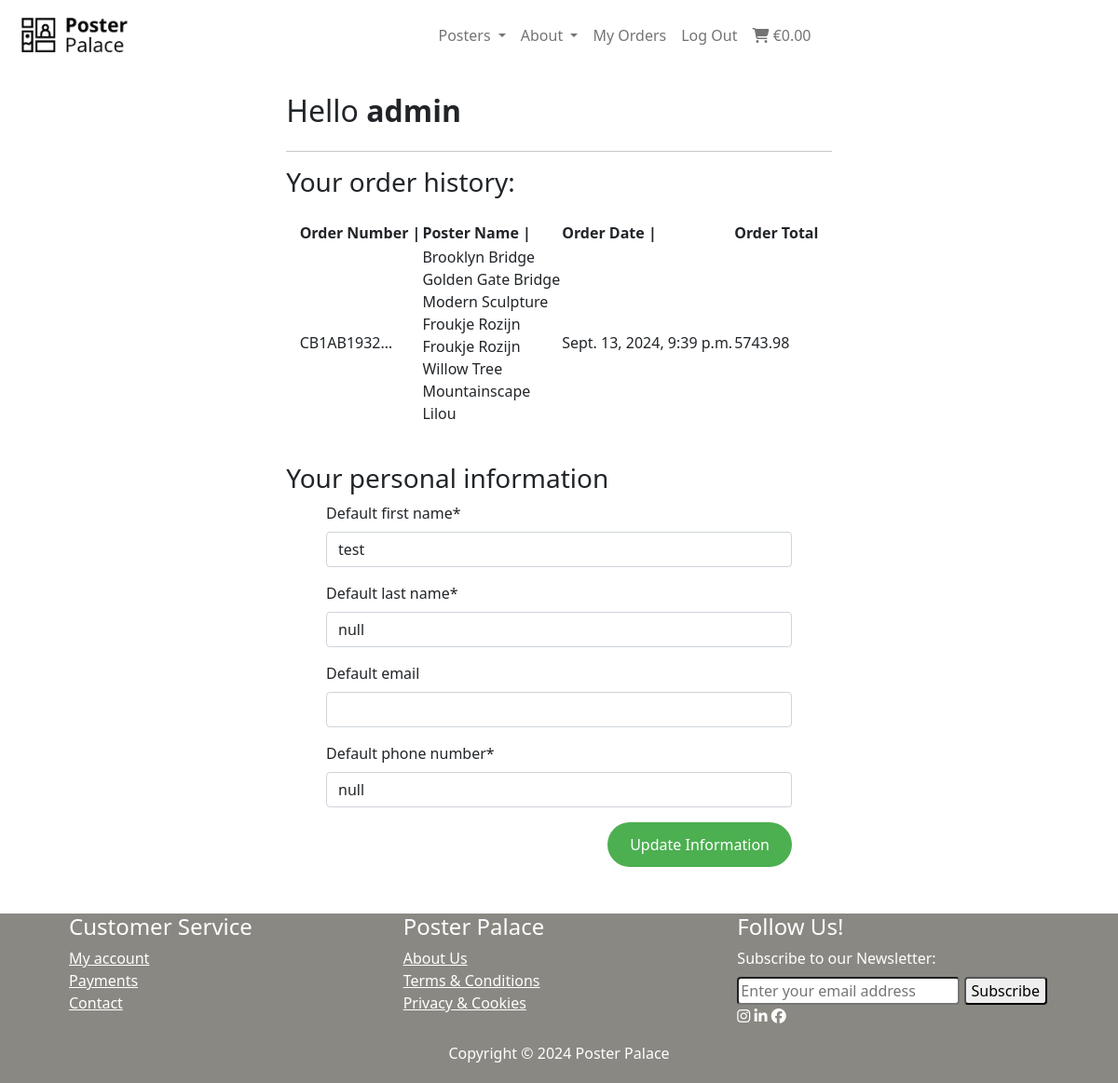
/profiles/ (signed in), run on an earlier commit of the app's database.
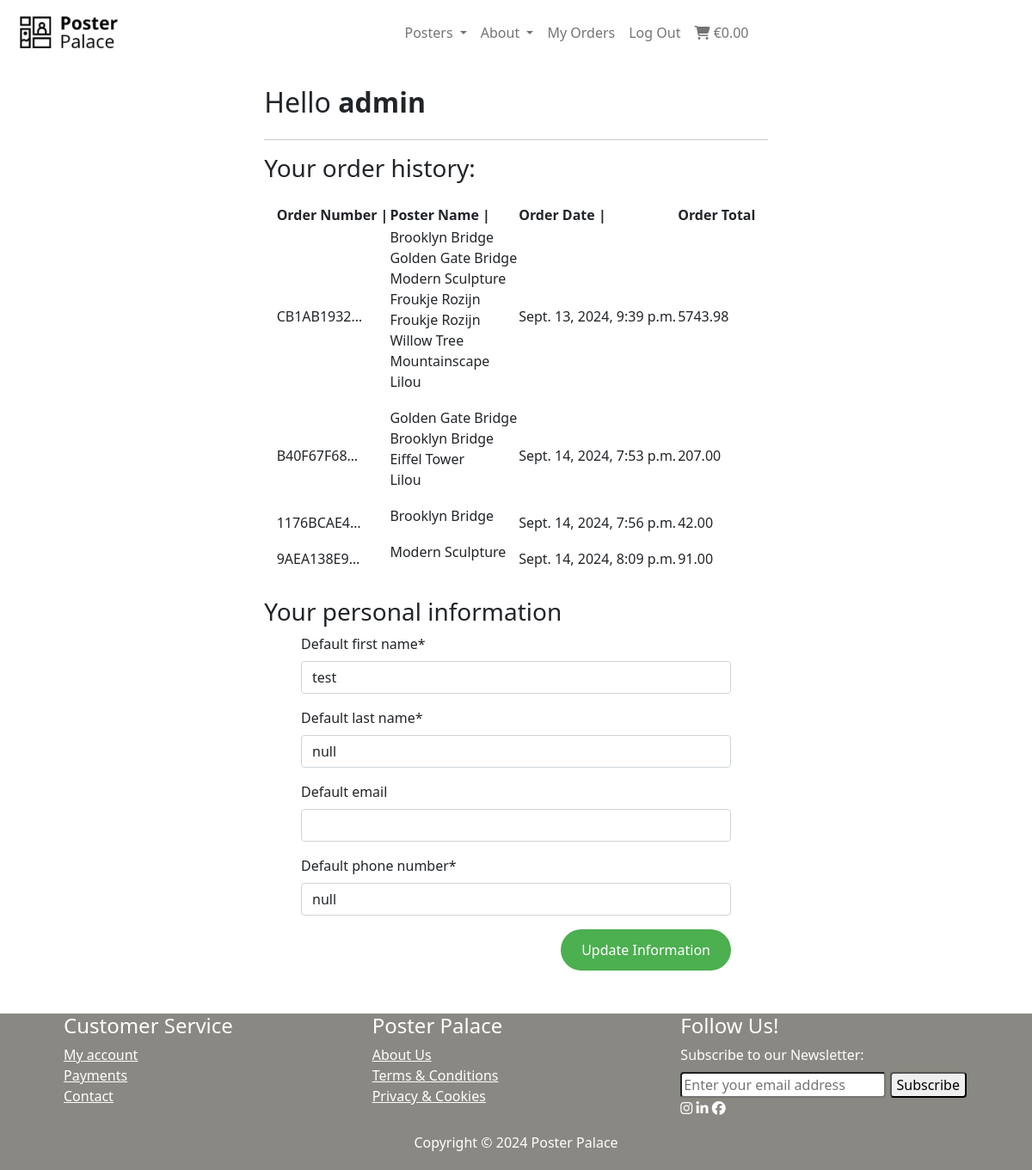
And on a later commit of the database.
### checkout/models.py (models this page shows, shortened)
class Order(models.Model):
    order_number = models.CharField(max_length=32, null=False, editable=False)
    user_profile = models.ForeignKey(UserProfile, on_delete=models.SET_NULL, null=True, blank=True, related_name='orders')
    first_name = models.CharField(max_length=50, null=False, blank=False)
    last_name = models.CharField(max_length=50, null=False, blank=False)
    email = models.EmailField(max_length=254, null=False, blank=False)
    phone_number = models.CharField(max_length=20, null=False, blank=False)
    date = models.DateTimeField(auto_now_add=True)
    order_total = models.DecimalField(max_digits=10, decimal_places=2, null=False, default=0)
    stripe_pid = models.CharField(max_length=260, null=False, blank=False, default='')
    original_cart = models.TextField(null=False, blank=False, default='')

class OrderLineItem(models.Model):
    order = models.ForeignKey(Order, null=False, blank=False, on_delete=models.CASCADE, related_name='lineitems')
    poster = models.ForeignKey(Poster, null=False, blank=False, on_delete=models.CASCADE)
    poster_color = models.CharField(max_length=25, null=True, blank=True)
    quantity = models.IntegerField(null=False, blank=False, default=0)
    lineitem_total = models.DecimalField(max_digits=6, decimal_places=2, null=False, blank=False, editable=False)

### posters/models.py (models this page shows, shortened)
class Poster(models.Model):
    category = models.ForeignKey('Category', null=True, blank=True, on_delete=models.SET_NULL)
    sku = models.CharField(max_length=254, null=True, blank=True)
    name = models.CharField(max_length=254)
    description = models.TextField()
    has_color = models.BooleanField(default=False, blank=True, null=True)
    color_option = models.CharField(max_length=15, blank=True, default='Color', choices=COLOR_CHOICES)
    has_sizes = models.BooleanField(default=False, blank=True, null=True)
    size_option = models.CharField(max_length=80, choices=SIZE_CHOICES, default='S')
    price = models.DecimalField(max_digits=6, decimal_places=2)
    rating = models.DecimalField(max_digits=6, decimal_places=2, null=True, blank=True)
    image_url = models.URLField(max_length=1024, null=True, blank=True)
    image = models.ImageField(null=True, blank=True)
    quantity = models.IntegerField(blank=False, default=1)

### profiles/models.py (models this page shows, shortened)
class UserProfile(models.Model):
    user = models.OneToOneField(User, on_delete=models.CASCADE)
    default_first_name = models.CharField(max_length=50, null=False, blank=False)
    default_last_name = models.CharField(max_length=50, null=False, blank=False)
    default_email = models.CharField(max_length=80, null=True, blank=True)
    default_phone_number = models.CharField(max_length=20, null=False, blank=False)

### profiles/views.py (the view)
# urls.py: path('profiles/', include('profiles.urls')),
def profiles(request):
    profile = get_object_or_404(UserProfile, user=request.user)
    if request.method == 'POST':
        form = UserProfileForm(request.POST, instance=profile)
        if form.is_valid():
            form.save()
            messages.success(request, 'Profile updated succesfully')
        else:
            messages.error(request, 'Update failed. Please try again')
    else:
        form = UserProfileForm(instance=profile)
    orders = profile.orders.all()
    template = 'profiles/profiles.html'
    context = {
        'form': form,
        'orders': orders,
        'on_profile_page': True
    }
    return render(request, template, context)

### homepage/forms.py
class NewsletterForm(forms.Form):
    email = forms.EmailField(label="Your Email", max_length=100)

### profiles/forms.py
class UserProfileForm(forms.ModelForm):
    class Meta:
        model = UserProfile
        exclude = ('user',)
    def __init__(self, *args, **kwargs):
        super().__init__(*args, **kwargs)
        placeholders = {
            'default_email': 'E-mail',
            'default_phone_number': 'Phone Number',
            'default_first_name': 'First Name',
            'default_last_name': 'Last Name',
        }

### cart/contexts.py (called while the page is built, shortened)
def shopping_content(request):
    shopping_items = []
    total = 0
    poster_count = 0
    cart = request.session.get('cart', {})
    context = {
        'shopping_items': shopping_items,
        'total': total,
        'poster_count': poster_count,
    }
    return context

### homepage/context_processors.py (called while the page is built)
def newsletter_form(request):
    return {'newsletter_form': NewsletterForm()}

### profiles/templates/profiles/profiles.html (shortened to what this page needs)
{% extends "base.html" %}
{% load static %}
{% block content %}
<section>
    <div class="container">
        <div class="row">
            <div class="block-middle">
                <br>
                <h2 class="logo-font mb-4">Hello <strong>{{user.username}}</strong></h2>
                <hr>
                    <h3 id="previous-orders" class="mb-4">Your order history:</h3>
                     {% if user.userprofile.orders %}
                    <table class="mb-4">
                        <thead>
                            <tr>
                                <th scope="col">Order Number |</th>
                                <th scope="col">Poster Name |</th>
                                <th scope="col">Order Date |</th>
                                <th scope="col">Order Total</th>
                            </tr>
                        </thead>
                        <tbody>
                            {% for order in orders %}
                            <tr>
                                <td>{{ order.order_number|truncatechars:10 }}</td>
                                <td>
                                    <ul class="list-unstyled">
                                        {% for item in order.lineitems.all %}
                                        <li>
                                            {{ item.poster.name }}
                                        </li>
                                        {% endfor %}
                                    </ul>
                                </td>
                                <td>{{ order.date}}</td>
                                <td>{{ order.order_total }}</td>
                            </tr>
                            {% endfor %}
                        </tbody>
                    </table>
                    {% else %}
                    <small>You have no placed orders yet</small>
                    {% endif %}
            </div>
        </div>
        <div class="row">
            <div class="block-middle">
                <h3 id="personal-info">Your personal information</h3>
                <form class="maxwidth" action="{% url 'profiles' %}" method="POST" id="profile-update-form">
                    {{ form | crispy }}
                    <button id="link-btn" class="float-right">Update Information</button>
                </form>
            </div>
        </div>
    </div>
</section>
{% endblock %}

### templates/base.html (shortened to what this page needs)
{% load static %}
<!DOCTYPE html>
<html lang="en">
<head>
    <link rel="stylesheet" href="https://cdn.jsdelivr.net/npm/bootstrap@4.0.0/dist/css/bootstrap.min.css">
    <link href="https://cdn.jsdelivr.net/npm/bootstrap@5.1.3/dist/css/bootstrap.min.css" rel="stylesheet">
    <link rel="stylesheet" href="{% static 'css/base.css' %}">
</head>
<body>
    <header>
        <nav class="navbar navbar-expand-lg navbar-light bg-white">
            <a class="navbar-brand" href="{% url 'homepage' %}">
              <img id="logo" src="{% static 'images/poster_palace.png' %}" alt="poster palace logo">
            </a>
            <div class="collapse navbar-collapse" id="navbarSupportedContent">
                <ul class="navbar-nav mr-auto">
                    <li class="nav-item dropdown">
                        <a class="nav-link dropdown-toggle" href="#" id="navbarDropdown" role="button" data-toggle="dropdown" aria-haspopup="true" aria-expanded="false">
                            Posters
                        </a>
                    </li>
                    <li class="nav-item dropdown">
                      <a class="nav-link dropdown-toggle" href="#" id="navbarDropdown" role="button" data-toggle="dropdown" aria-haspopup="true" aria-expanded="false">
                          About
                      </a>
                  </li>
                {% if user.is_authenticated %}
                  <li class="nav-item">
                    <a class="nav-link" href="{% url 'profiles' %}">My Orders</a>
                  </li>
                  <li class="nav-item">
                    <a class="nav-link" href="{% url 'account_logout' %}">Log Out</a>
                  </li>
                {% endif %}
                  <li class="nav-item me-3 me-lg-0">
                    <a class="nav-link" href="{% url 'view_cart' %}"><i class="fas fa-shopping-cart"></i>
                      <span>
                        {% if total %}
                          €{{ total|floatformat:2 }}
                          {% else %}€0.00
                        {% endif %}
                      </span>
                    </a>
                  </li>
                </ul>
            </div>
        </nav>
    </header>
    {% block content %}
    {% endblock %}
  <footer class="container-fluid w-100 sticky-bottom">
    <div class="row align-items">
      <div class="col">
        <h4>Customer Service</h4>
          <ul class="list-unstyled">
            <li>
              <a href="{% if user.is_authenticated %}{% url 'profiles' %}{% else %}{% url 'account_login' %}{% endif %}">My account</a>
            </li>
            <li>
              <a href="{% url 'service' %}#payments">Payments</a>
            </li>
            <li>
              <a href="{% url 'contact' %}#contact">Contact</a>
            </li>
          </ul>
      </div>
      <div class="col">
        <h4>Poster Palace</h4>
        <ul class="list-unstyled">
          <li>
            <a href="{% url 'index' %}#about-us">About Us</a>
          </li>
          <li>
            <a href="{% url 'service' %}#terms-conditions">Terms & Conditions</a>
          </li>
          <li>
            <a href="{% url 'service' %}#privacy-cookies">Privacy & Cookies</a>
          </li>
        </ul>
      </div>
      <div class="col">
        <h4>Follow Us!</h4>
        <ul class="list-unstyled">
          <form method="POST" action="{% url 'subscribe_view' %}">
            <label for="email">Subscribe to our Newsletter:</label><br>
            <input type="email" id="email" class="rounded" name="email" required placeholder="Enter your email address">
            <input type="submit" class="rounded" value="Subscribe">
          </form>
          <li>
            <a href="https://www.instagram.com/posterpalace_codeinstitute/" target="_blank" rel="noopener noreferrer"><i class="fa-brands fa-instagram"></i></a>
            <a href="https://www.linkedin.com/in/sharondrinkwaard/" target="_blank" rel="noopener noreferrer"><i class="fa-brands fa-linkedin-in"></i></a>
            <a href="https://www.facebook.com/people/Poster-Palace/100063802643058/" target="_blank" rel="noopener noreferrer"><i class="fa-brands fa-facebook"></i></a>
          </li>
        </ul>
      </div>
    </div>
    <div class="col-12 text-center pb-1">
      <p> Copyright &copy; <script>document.write(new Date().getFullYear())</script> Poster Palace</p>
    </div>
  </footer>
</body>
</html>

### static/css/base.css (style rules this page uses)
* { margin: auto; }
#logo { height: 50px; width: auto; }
.block-middle { width: 60%; }
.maxwidth { max-width: 500px; }
#link-btn { background-color: #4CAF50 !important; color: #ffffff; border: none; border-radius: 26px; padding: 12px 24px; text-align: center; text-decoration: none; display: inline-block; font-size: 16px; cursor: pointer; }
.row { margin-right: 50px; margin-left: 50px; }
footer { background-color: #8a8882; color: white; margin-top: 50px; }
footer a { color: white; }

What changed in the data, as far as the page shows it:
added Order: order_number "B40F67F68…", date "Sept. 14, 2024, 7:53 p.m.", order_total "207.00"
added OrderLineItem: poster.name "Golden Gate Bridge", shown under "B40F67F68…"
added OrderLineItem: poster.name "Brooklyn Bridge", shown under "B40F67F68…"
added OrderLineItem: poster.name "Eiffel Tower", shown under "B40F67F68…"
added OrderLineItem: poster.name "Lilou", shown under "B40F67F68…"
added Order: order_number "1176BCAE4…", date "Sept. 14, 2024, 7:56 p.m.", order_total "42.00"
added OrderLineItem: poster.name "Brooklyn Bridge", shown under "1176BCAE4…"
added Order: order_number "9AEA138E9…", date "Sept. 14, 2024, 8:09 p.m.", order_total "91.00"
added OrderLineItem: poster.name "Modern Sculpture", shown under "9AEA138E9…"
